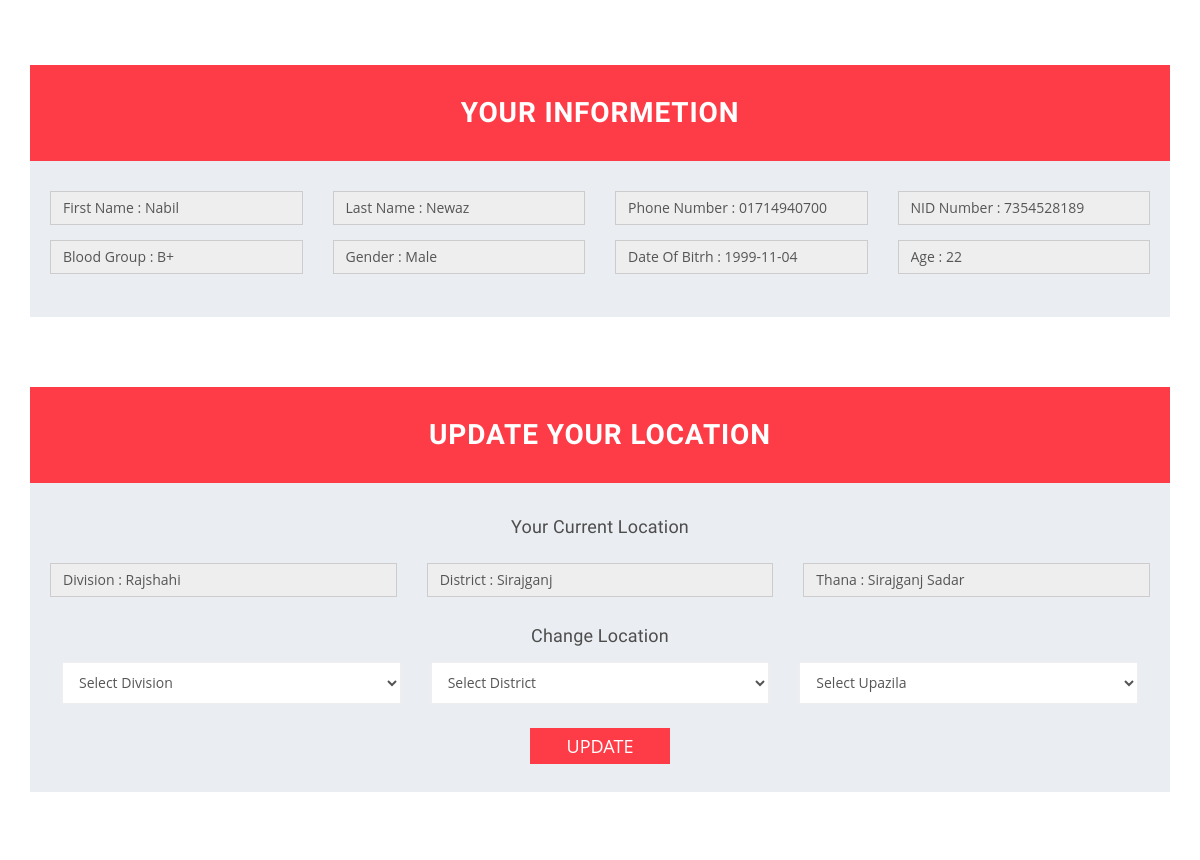
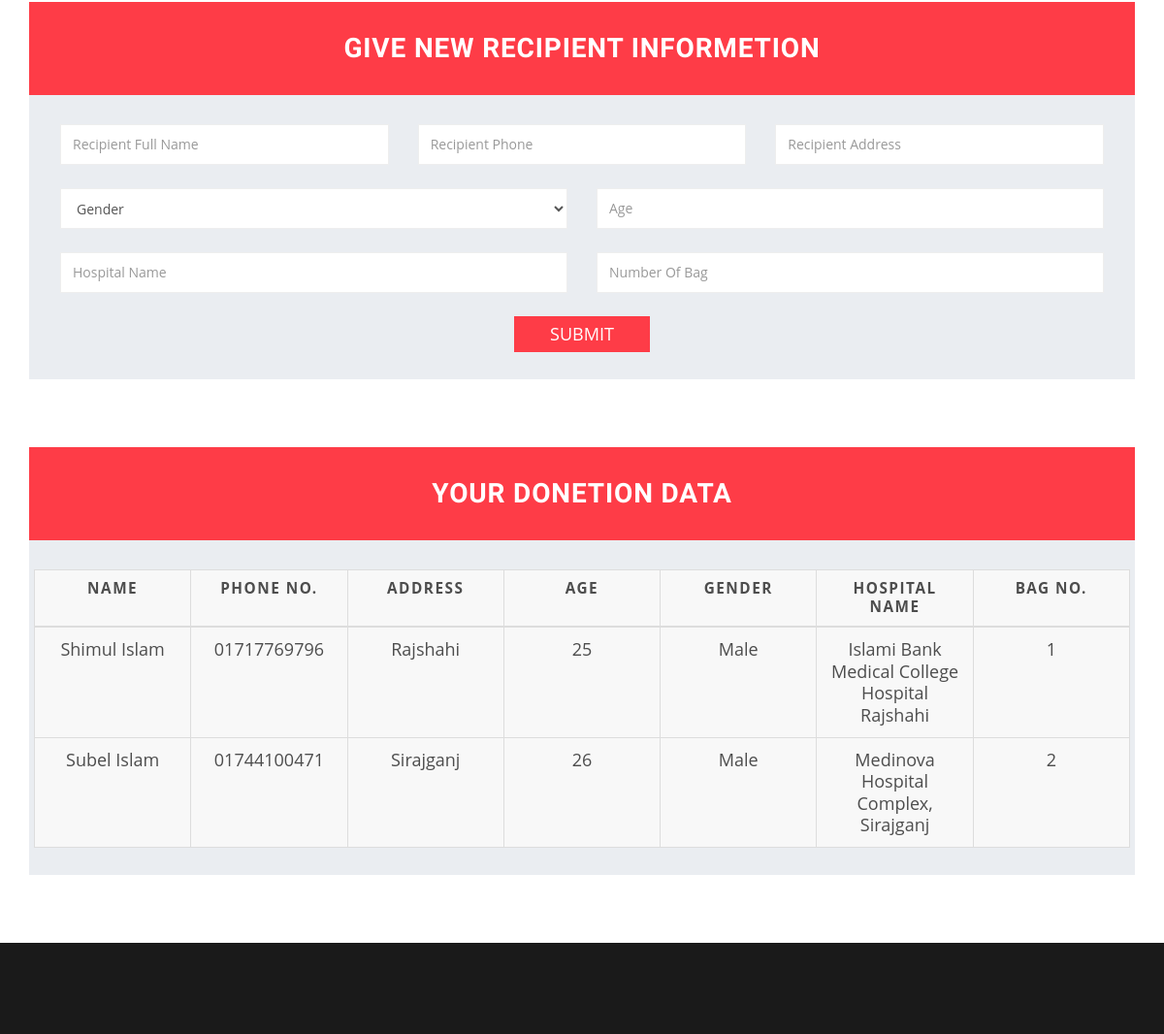
Before: /dashboard.php (signed in, middle part) with the older database file (2 pictures, top to bottom).
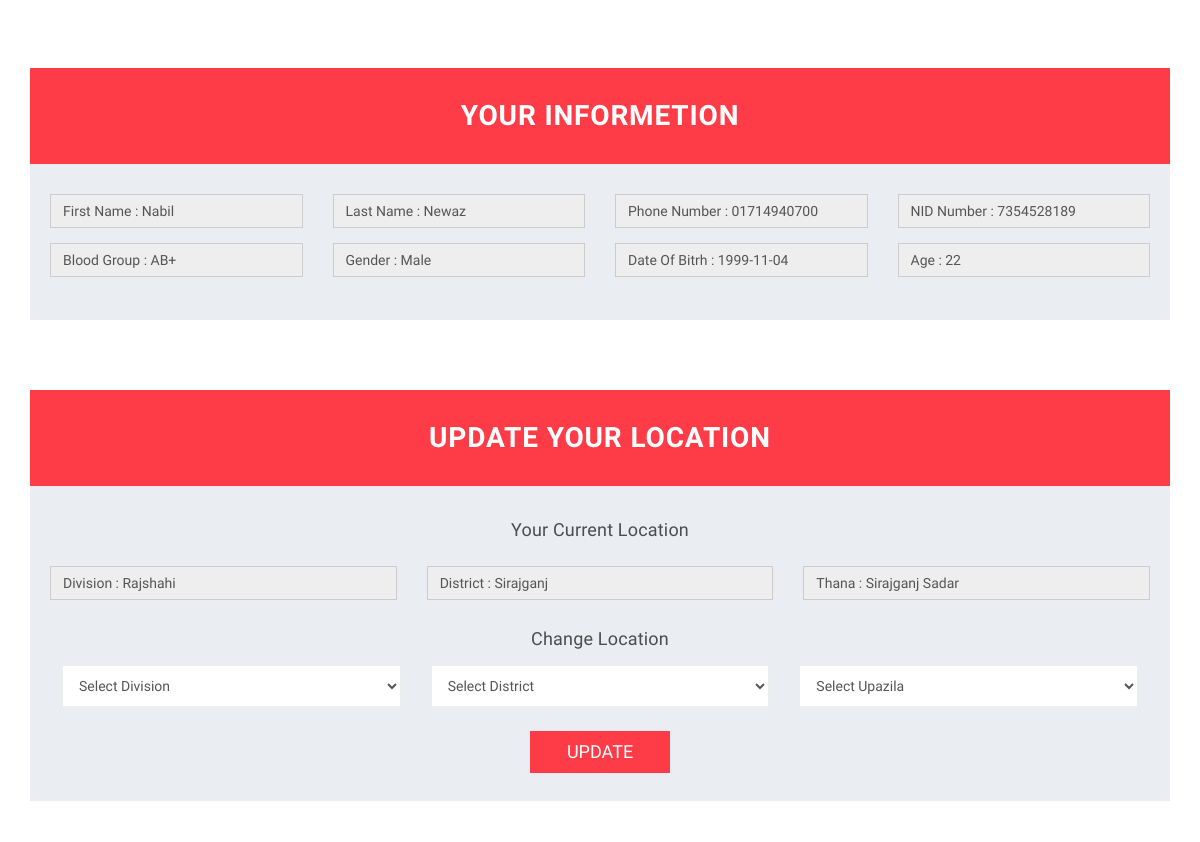
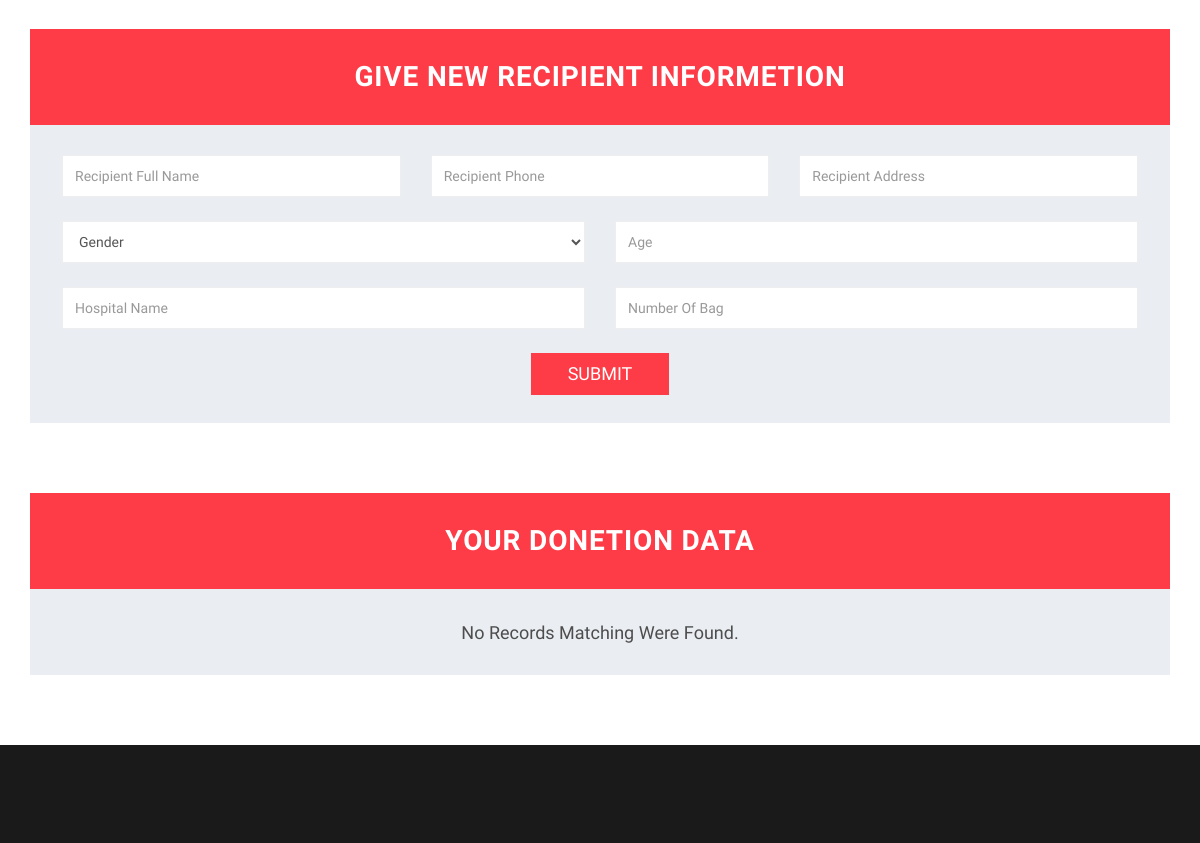
After: the same page with the newer database file (2 pictures, top to bottom).
### tables this page shows
CREATE TABLE `donor_info` (
  `donor_id` int(11) NOT NULL,
  `first_name` varchar(255) NOT NULL,
  `last_name` varchar(255) NOT NULL,
  `nid` varchar(255) NOT NULL,
  `phno` varchar(100) NOT NULL,
  `gp` varchar(100) NOT NULL,
  `age` date NOT NULL,
  `gender` varchar(255) NOT NULL,
  `divisions` varchar(100) NOT NULL,
  `district` varchar(255) NOT NULL,
  `thana` varchar(255) NOT NULL,
  `hide_data` int(10) NOT NULL DEFAULT 1
);

CREATE TABLE `recipient_info` (
  `re_id` int(11) NOT NULL,
  `re_name` varchar(50) NOT NULL,
  `re_phno` varchar(255) NOT NULL,
  `re_address` varchar(255) NOT NULL,
  `re_age` int(11) NOT NULL,
  `re_gender` varchar(255) NOT NULL,
  `hospital_name` varchar(255) NOT NULL,
  `bag_no` int(11) NOT NULL,
  `donor_id` int(11) NOT NULL
);

### dashboard.php (the view, shortened to what this page needs)
<?php
require_once "functions/db.php";
$donorID = $_SESSION["donor_id"];
$qry = mysqli_query($conn,"SELECT * FROM donor_info WHERE donor_id = '$donorID'");
$userdata = mysqli_fetch_array($qry);
$_age = floor((time() - strtotime($userdata['age'])) / 31556926);
    $result = mysqli_query($conn,"SELECT * FROM donor_info WHERE donor_id = '$donorID'");
    $userdata= mysqli_fetch_array($result);
?>
<!DOCTYPE html>
 <html lang="en">
    <head>
        <link rel="stylesheet" href="css/bootstrap.min.css" />
        <link href="css/font-awesome.min.css" rel="stylesheet" type="text/css" >
        <link href="css/animate.css" rel="stylesheet" type="text/css" >
        <link href="css/owl.carousel.css" rel="stylesheet" type="text/css" >
        <link href="css/venobox.css" rel="stylesheet" type="text/css" >
        <link rel="stylesheet" href="css/styles.css" />
    <body>
        <section class="section-appointment">
        <div class="container wow fadeInUp">
            <div class="row">
                <div class="col-lg-12 col-md-12 col-sm-12 col-xs-12">
                    <div class="appointment-form-wrapper text-center clearfix">
                        <h3 class="join-heading">Your Informetion</h3>
                        <div class="form-group col-md-3">
                            <input class="form-control" type="text" value="First Name : <?php echo ucfirst($userdata['first_name']);?>" disabled>
                        </div>
                        <div class="form-group col-md-3">
                            <input class="form-control" type="text" value="Last Name : <?php echo ucfirst($userdata['last_name']);?>" disabled>
                        </div>
                        <div class="form-group col-md-3">
                            <input class="form-control" type="text" value="Phone Number : <?php echo ucfirst($userdata['phno']);?>" disabled>
                        </div>
                        <div class="form-group col-md-3">
                            <input class="form-control" type="text" value="NID Number : <?php echo ucfirst($userdata['nid']);?>" disabled>
                        </div>
                        <div class="form-group col-md-3">
                            <input class="form-control" type="text" value="Blood Group : <?php echo strtoupper($userdata['gp']);?>" disabled>
                        </div>
                        <div class="form-group col-md-3">
                            <input class="form-control" type="text" value="Gender : <?php echo ucfirst($userdata['gender']);?>" disabled>
                        </div>
                        <div class="form-group col-md-3">
                            <input class="form-control" type="text" value="Date Of Bitrh : <?php echo ucfirst($userdata['age']);?>" disabled>
                        </div>
                        <div class="form-group col-md-3">
                            <input class="form-control" type="text" value="Age : <?php echo ucfirst($_age);?>" disabled>
                        </div>
                    </div>
                    <div class="appointment-form-wrapper text-center clearfix">
                        <h3 class="join-heading">Update Your Location</h3>
                        <p style="padding-bottom:10px;">Your Current Location</p>
                        <div class="form-group col-md-4">
                            <input class="form-control" type="text" value="Division : <?php echo ucfirst($userdata['divisions']);?>" disabled>
                        </div>
                        <div class="form-group col-md-4">
                            <input class="form-control" type="text" value="District : <?php echo ucwords($userdata['district']);?>" disabled>
                        </div>
                        <div class="form-group col-md-4">
                            <input class="form-control" type="text" value="Thana : <?php echo ucwords($userdata['thana']);?>" disabled>
                        </div>
                        <div class="col-md-12">
                        <p style="padding-top:10px;">Change Location</p>
                        </div>
                <form class="appoinment-form" id ="send" action="<?php echo htmlspecialchars(basename($_SERVER['REQUEST_URI'])); ?>" method="post">
                        <div class="form-group col-md-4">
                        <select id="divisions" class="form-control" placeholder="Select Division" type="select" required  name="divisions" onchange="divisionsList();">
                            <option disabled selected>Select Division</option>
                        </select>
                    </div>
                    <div class="form-group col-md-4">
                        <select id="district" class="form-control" placeholder="Select District" type="select" required  name="district" onchange="thanaList();"></select>
                    </div>
                    <div class="form-group col-md-4">
                        <select id="thana" class="form-control" placeholder="Select Thana" type="select" required  name="thana"></select>
                    </div>
                    <div class="form-group col-md-12 col-sm-12 col-xs-12">
                        <input type="submit" class="btn-submit" name="update" value="Update">
                    </div>
                </form>
                </div>
                    <div class="appointment-form-wrapper text-center clearfix">
                            <h3 class="join-heading">Give New Recipient Informetion</h3>
                            <form class="appoinment-form" id ="send" method="post">
                                <div class="form-group col-md-4">
                                    <input id="re_name" class="form-control" placeholder="Recipient Full Name" type="text" required name="re_name">
                                </div>
                                <div class="form-group col-md-4">
                                    <input id="re_phone" class="form-control" placeholder="Recipient Phone" type="number" maxlength="11" requireds name="re_phno">
                                </div>
                                <div class="form-group col-md-4">
                                    <input id="re_address" class="form-control" placeholder="Recipient Address" type="text" required name="re_address">
                                </div>
                                <div class="form-group col-md-6">
                                    <select id="gender" class="form-control" placeholder="Gender" type="select" required  name="re_gender">
                                        <option disabled selected value="">Gender</option>
                                    </select>
                                </div>
                                <div class="form-group col-md-6">
                                    <input id="age" class="form-control" placeholder="Age" type="number" min="5" max="60" requireds name="re_age">
                                </div>
                                <div class="form-group col-md-6">
                                    <input id="hospital_name" class="form-control" placeholder="Hospital Name" type="text" requireds name="hospital_name">
                                </div>
                                <div class="form-group col-md-6">
                                    <input id="bag_no" class="form-control" placeholder="Number Of Bag" type="number" maxlength="1" min="1" max="3" requireds name="bag_no">
                                </div>
                                <div class="form-group col-md-12 col-sm-12 col-xs-12">
                                    <input type="submit" class="btn-submit" name="save" value="Submit">
                                </div>
                            </form>
                        </div>
                        <div class="appointment-form-wrapper text-center clearfix">
                            <h3 class="join-heading">Your Donetion Data</h3>
                            <?php
                                $sql = "SELECT * FROM recipient_info WHERE donor_id = '$donorID'";
                                if($result = mysqli_query($link, $sql)){
                                    if(mysqli_num_rows($result) > 0){
                                        echo "		<style>
                                        body {
                                            font-family: 'Open Sans', sans-serif;
                                            line-height: 1.25;
                                          }
                                          table {
                                            border: 1px solid #ccc;
                                            border-collapse: collapse;
                                            margin: 0;
                                            padding: 0;
                                            width: 100%;
                                            table-layout: fixed;
                                          }
                                          table caption {
                                            font-size: 1.5em;
                                            margin: .5em 0 .75em;
                                          }
                                          table tr {
                                            background-color: #f8f8f8;
                                            border: 1px solid #ddd;
                                            padding: .35em;
                                          }
                                          table th,
                                          table td {
                                            padding: .625em;
                                            text-align: center;
                                          }
                                          table th {
                                            font-size: .85em;
                                            letter-spacing: .1em;
                                            text-transform: uppercase;
                                          }
                                          @media screen and (max-width: 600px) {
                                            table {
                                              border: 0;
                                            }
                                            table caption {
                                              font-size: 1.0em;
                                            }
                                            table thead {
                                              border: none;
                                              clip: rect(0 0 0 0);
                                              height: 1px;
                                              margin: -1px;
                                              overflow: hidden;
                                              padding: 0;
                                              position: absolute;
                                              width: 1px;
                                            }
                                            table tr {
                                              border-bottom: 3px solid #ddd;
                                              display: block;
                                              margin-bottom: .625em;
                                            }
                                            table td {
                                              border-bottom: 1px solid #ddd;
                                              display: block;
                                              font-size: 0.9em;
                                              text-align: right;
                                            }
                                            table td::before {
                                              /*
                                              * aria-label has no advantage, it won't be read inside a table
                                              content: attr(aria-label);
                                              */
                                              content: attr(data-label);
                                              float: left;
                                              font-weight: bold;
                                              text-transform: uppercase;
                                            }
                                            table td:last-child {
                                              border-bottom: 0;
                                            }
                                          }
                                        </style>
                                        <table class='table-bordered'>
                                        <thead>
                                            <tr>
                                                <th scope='col'><center>Name</center></th>
                                                <th scope='col'><center>Phone No.</center></th>
                                                <th scope='col'><center>Address</center></th>
                                                <th scope='col'><center>Age</center></th>
                                                <th scope='col'><center>Gender</center></th>
                                                <th scope='col'><center>Hospital Name</center></th>
                                                <th scope='col'><center>Bag No.</center></th>
                                            </tr>
                                            </thead>";
                                        while($row = mysqli_fetch_array($result)){
                                            echo "<tr>";
                                                echo "<td data-label='Name:'>".ucwords($row['re_name'])."</td>";
                                                echo "<td data-label='Phone No: '><a style='color: #4D4D4D;' href='tel:".ucwords($row['re_phno'])."'>".ucwords($row['re_phno'])."</a></td>";
                                                echo "<td data-label='Address:'>".ucwords($row['re_address'])."</td>";
                                                echo "<td data-label='Age:'>".ucwords($row['re_age'])."</td>";
                                                echo "<td data-label='Gender:'>".ucwords($row['re_gender'])."</td>";
                                                echo "<td data-label='Hospital:'>".ucwords($row['hospital_name'])."</td>";
                                                echo "<td data-label='Bag No:'>".ucwords($row['bag_no'])."</td>";
                                            echo "</tr>";
                                        }
                                        echo "</table>";
                                    } else{
                                        echo "No Records Matching Were Found.";
                                    }
                                } else{
                                    echo "ERROR: Could not able to execute $sql. " . mysqli_error($link);
                                }
                            ?>
                        </div>
                </div>
            </div>
        </div>
</section>
        <footer>
            <section class="footer-widget-area footer-widget-area-bg">
            </section>
        </footer>
    </body>
</html>

### dashboard.php (style rules this page uses)
body { font-family: 'Open Sans', sans-serif; line-height: 1.25; }
table { border: 1px solid #ccc; border-collapse: collapse; margin: 0; padding: 0; width: 100%; table-layout: fixed; }
table tr { background-color: #f8f8f8; border: 1px solid #ddd; padding: .35em; }
table th, table td { padding: .625em; text-align: center; }
table th { font-size: .85em; letter-spacing: .1em; text-transform: uppercase; }

Changed rows visible on the page:
removed recipient_info: re_name "Shimul Islam", re_phno "01717769796", re_address "Rajshahi", re_age "25", re_gender "Male", hospital_name "Islami Bank Medical College Hospital Rajshahi", bag_no "1"
removed recipient_info: re_name "Subel Islam", re_phno "01744100471", re_address "Sirajganj", re_age "26", re_gender "Male", hospital_name "Medinova Hospital Complex, Sirajganj", bag_no "2"
changed donor_info "First Name : Nabil": gp "Blood Group : B+" → "Blood Group : AB+"
Other visible differences:
text no longer shown: "NAME PHONE NO. ADDRESS AGE GENDER HOSPITAL NAME BAG NO."
text now shown: "No Records Matching Were Found."
